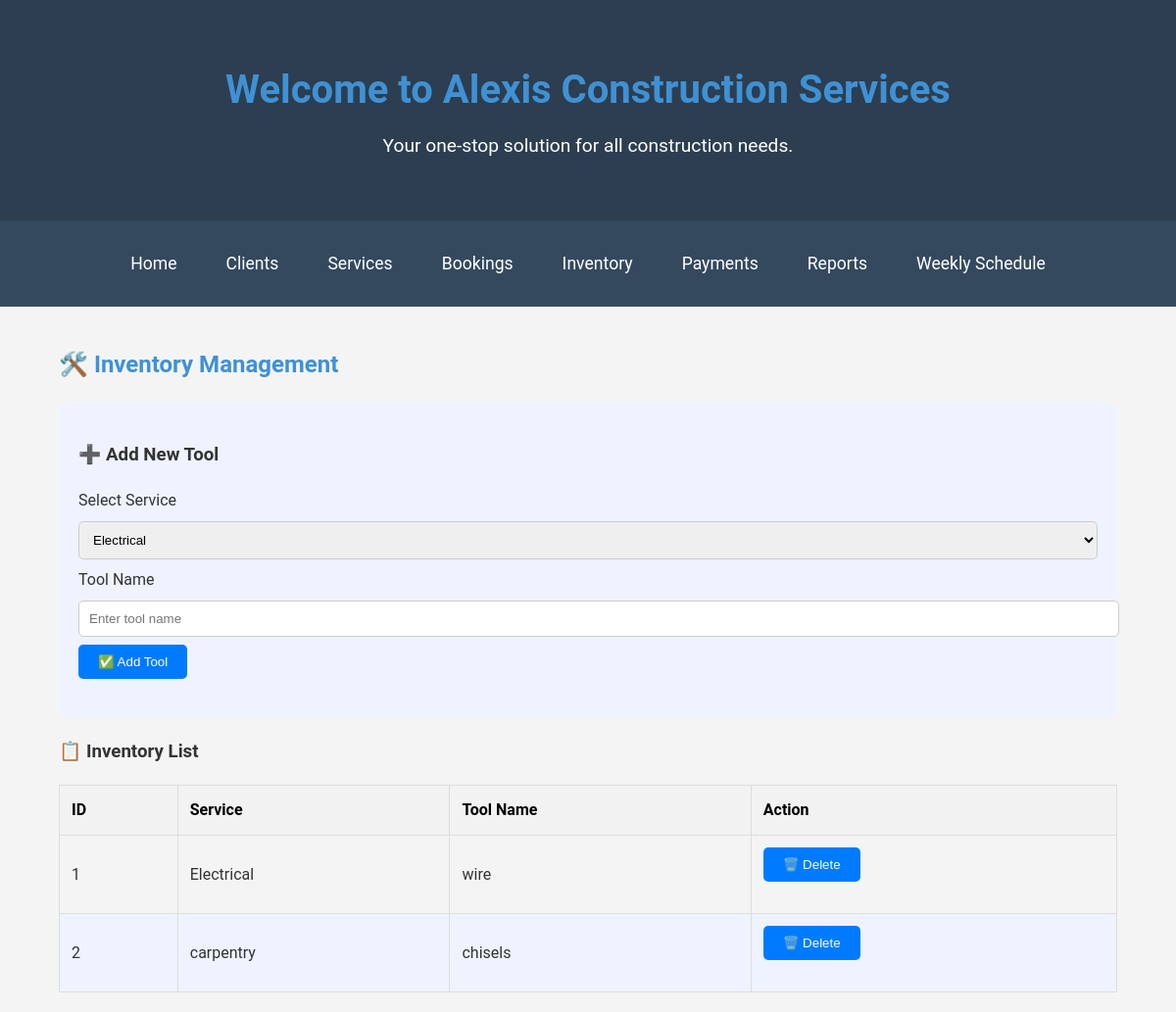
The page /inventory.php on the database its author committed.
### tables this page shows
CREATE TABLE `inventory` (
  `id` int(11) NOT NULL,
  `service_id` int(11) NOT NULL,
  `tool_name` varchar(100) NOT NULL
);

CREATE TABLE `services` (
  `id` int(11) NOT NULL,
  `name` varchar(100) NOT NULL,
  `hourly_rate` decimal(10,2) NOT NULL
);

### inventory.php (the view, shortened to what this page needs)
<?php include 'db.php'; ?>
<!DOCTYPE html>
<html lang="en">
<head>
    <link rel="stylesheet" href="inventory.css">
</head>
<body>
    <header>
        <div class="container">
            <h1>Welcome to Alexis Construction Services</h1>
            <p>Your one-stop solution for all construction needs.</p>
        </div>
    </header>
    <nav>
        <div class="container">
            <ul>
                <li><a href="index.php">Home</a></li>
                <li><a href="clients.php">Clients</a></li>
                <li><a href="services.php">Services</a></li>
                <li><a href="bookings.php">Bookings</a></li>
                <li><a href="inventory.php">Inventory</a></li>
                <li><a href="payments.php">Payments</a></li>
                <li><a href="reports.php">Reports</a></li>
                <li><a href="weekly_schedule.php">Weekly Schedule</a></li>
            </ul>
        </div>
    </nav>
    <div class="container">
        <h2>🛠️ Inventory Management</h2>
        <div class="form-container">
            <h3>➕ Add New Tool</h3>
            <form method="POST" action="">
                <label for="service_id">Select Service</label>
                <select name="service_id" id="service_id" required>
                    <?php
                    $services = $conn->query("SELECT * FROM Services");
                    while ($service = $services->fetch(PDO::FETCH_ASSOC)) {
                        echo "<option value='{$service['id']}'>{$service['name']}</option>";
                    }
                    ?>
                </select>
                <label for="tool_name">Tool Name</label>
                <input type="text" name="tool_name" id="tool_name" placeholder="Enter tool name" required>
                <button type="submit" name="add_tool">✅ Add Tool</button>
            </form>
        </div>
        <h3>📋 Inventory List</h3>
        <table>
            <thead>
                <tr>
                    <th>ID</th>
                    <th>Service</th>
                    <th>Tool Name</th>
                    <th>Action</th>
                </tr>
            </thead>
            <tbody>
                <?php
                $inventory = $conn->query("
                    SELECT Inventory.id, Services.name AS service_name, Inventory.tool_name
                    FROM Inventory
                    JOIN Services ON Inventory.service_id = Services.id
                ");
                while ($item = $inventory->fetch(PDO::FETCH_ASSOC)) {
                    echo "<tr>
                            <td>{$item['id']}</td>
                            <td>{$item['service_name']}</td>
                            <td>{$item['tool_name']}</td>
                            <td>
                                <form method='POST' action='' onsubmit='return confirm(\"Are you sure you want to delete this tool?\");'>
                                    <input type='hidden' name='tool_id' value='{$item['id']}'>
                                    <button type='submit' name='delete_tool' class='delete-btn'>🗑️ Delete</button>
                                </form>
                            </td>
                          </tr>";
                }
                ?>
            </tbody>
        </table>
    </div>
</body>
</html>

### inventory.css (style rules this page uses)
body { font-family: Arial, sans-serif; margin: 20px; }
h1, h2 { color: #3f91d4; }
form { margin-bottom: 20px; }
table { width: 100%; border-collapse: collapse; }
table, th, td { border: 1px solid #ddd; }
th, td { padding: 8px; text-align: left; }
th { background-color: #f2f2f2; }
body { font-family: 'Roboto', sans-serif; margin: 0; padding: 0; background-color: #f4f4f4; color: #333; line-height: 1.6; }
.container { width: 90%; max-width: 1200px; margin: 0 auto; padding: 20px; }
header { background-color: #2c3e50; color: #fff; padding: 40px 0; text-align: center; }
header h1 { margin: 0; font-size: 2.5rem; }
header p { margin: 10px 0 0; font-size: 1.2rem; }
nav { background-color: #34495e; padding: 10px 0; }
nav ul { list-style: none; padding: 0; margin: 0; display: flex; justify-content: center; gap: 20px; }
nav ul li { display: inline; }
nav ul li a { color: #fff; text-decoration: none; font-size: 1.1rem; padding: 10px 15px; border-radius: 5px; transition: background-color 0.3s ease; }
.form-container { background: #eef3ff; padding: 20px; border-radius: 8px; margin-bottom: 20px; }
input, select { width: 100%; padding: 10px; margin: 8px 0; border: 1px solid #ccc; border-radius: 5px; }
button { background: #007bff; color: white; padding: 10px 20px; border: none; border-radius: 5px; cursor: pointer; transition: 0.3s; }
table { width: 100%; border-collapse: collapse; margin-top: 15px; }
th, td { padding: 12px; border: 1px solid #ddd; text-align: left; }
thead { background: #007bff; color: rgb(0, 0, 0); }
tbody tr:nth-child(even) { background: #eef3ff; }

### rows shown on the page
inventory: id "1", service.name "Electrical", tool_name "wire"
inventory: id "2", service.name "carpentry", tool_name "chisels"

### other values the page prints
form field service_id "Electrical"
